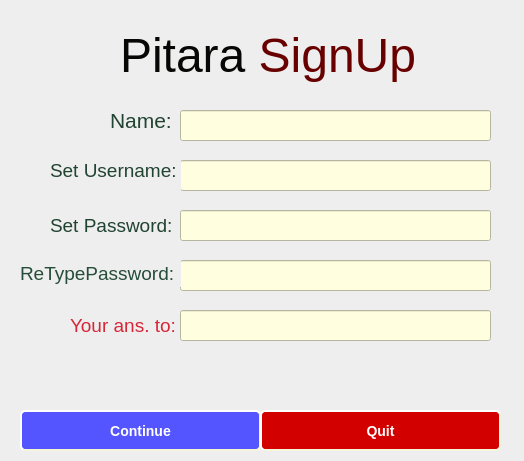
<?xml version="1.0" encoding="UTF-8"?>
<ui version="4.0">
 <class>SignUp</class>
 <widget class="QDialog" name="SignUp">
  <property name="geometry">
   <rect>
    <x>0</x>
    <y>0</y>
    <width>524</width>
    <height>461</height>
   </rect>
  </property>
  <property name="windowTitle">
   <string>Dialog</string>
  </property>
  <property name="styleSheet">
   <string notr="true">background-color: rgb(238, 238, 238)</string>
  </property>
  <widget class="QLabel" name="label">
   <property name="geometry">
    <rect>
     <x>120</x>
     <y>0</y>
     <width>431</width>
     <height>111</height>
    </rect>
   </property>
   <property name="text">
    <string>&lt;html&gt;&lt;head/&gt;&lt;body&gt;&lt;p&gt;&lt;span style=&quot; font-size:36pt; color:#070705;&quot;&gt;Pitara       &lt;/span&gt;&lt;span style=&quot; font-size:36pt; color:#680000;&quot;&gt;SignUp&lt;/span&gt;&lt;/p&gt;&lt;/body&gt;&lt;/html&gt;</string>
   </property>
  </widget>
  <widget class="QLabel" name="label_4">
   <property name="geometry">
    <rect>
     <x>110</x>
     <y>100</y>
     <width>131</width>
     <height>41</height>
    </rect>
   </property>
   <property name="text">
    <string>&lt;html&gt;&lt;head/&gt;&lt;body&gt;&lt;p&gt;&lt;span style=&quot; font-size:16pt; color:#224432;&quot;&gt;Name:&lt;/span&gt;&lt;/p&gt;&lt;/body&gt;&lt;/html&gt;</string>
   </property>
  </widget>
  <widget class="QLineEdit" name="username">
   <property name="geometry">
    <rect>
     <x>180</x>
     <y>160</y>
     <width>311</width>
     <height>31</height>
    </rect>
   </property>
   <property name="styleSheet">
    <string notr="true">background-color: rgb(255, 254, 222);</string>
   </property>
  </widget>
  <widget class="QLabel" name="label_5">
   <property name="geometry">
    <rect>
     <x>50</x>
     <y>150</y>
     <width>131</width>
     <height>41</height>
    </rect>
   </property>
   <property name="text">
    <string>&lt;html&gt;&lt;head/&gt;&lt;body&gt;&lt;p&gt;&lt;span style=&quot; font-size:14pt; color:#214331;&quot;&gt;Set Username:&lt;/span&gt;&lt;/p&gt;&lt;/body&gt;&lt;/html&gt;</string>
   </property>
  </widget>
  <widget class="QLineEdit" name="repassword">
   <property name="geometry">
    <rect>
     <x>180</x>
     <y>260</y>
     <width>311</width>
     <height>31</height>
    </rect>
   </property>
   <property name="styleSheet">
    <string notr="true">background-color: rgb(255, 254, 222);</string>
   </property>
  </widget>
  <widget class="QLabel" name="label_6">
   <property name="geometry">
    <rect>
     <x>50</x>
     <y>210</y>
     <width>131</width>
     <height>31</height>
    </rect>
   </property>
   <property name="text">
    <string>&lt;html&gt;&lt;head/&gt;&lt;body&gt;&lt;p&gt;&lt;span style=&quot; font-size:14pt; color:#204230;&quot;&gt;Set Password:&lt;/span&gt;&lt;/p&gt;&lt;/body&gt;&lt;/html&gt;</string>
   </property>
  </widget>
  <widget class="QLineEdit" name="name">
   <property name="geometry">
    <rect>
     <x>180</x>
     <y>110</y>
     <width>311</width>
     <height>31</height>
    </rect>
   </property>
   <property name="styleSheet">
    <string notr="true">background-color: rgb(255, 254, 222);</string>
   </property>
  </widget>
  <widget class="QLabel" name="label_7">
   <property name="geometry">
    <rect>
     <x>20</x>
     <y>260</y>
     <width>161</width>
     <height>27</height>
    </rect>
   </property>
   <property name="text">
    <string>&lt;html&gt;&lt;head/&gt;&lt;body&gt;&lt;p&gt;&lt;span style=&quot; font-size:14pt; color:#264d39;&quot;&gt;ReTypePassword:&lt;/span&gt;&lt;/p&gt;&lt;/body&gt;&lt;/html&gt;</string>
   </property>
  </widget>
  <widget class="QLineEdit" name="password">
   <property name="geometry">
    <rect>
     <x>180</x>
     <y>210</y>
     <width>311</width>
     <height>31</height>
    </rect>
   </property>
   <property name="styleSheet">
    <string notr="true">background-color: rgb(255, 254, 222);</string>
   </property>
  </widget>
  <widget class="QPushButton" name="pushButton">
   <property name="geometry">
    <rect>
     <x>20</x>
     <y>410</y>
     <width>241</width>
     <height>41</height>
    </rect>
   </property>
   <property name="styleSheet">
    <string notr="true">color: white;font: bold 14px;
background-color: rgb(85, 85, 255);

     border-style: outset;
     border-width: 2px;
     border-radius: 5px;
     border-color: beige;</string>
   </property>
   <property name="text">
    <string>Continue</string>
   </property>
  </widget>
  <widget class="QPushButton" name="pushButton_2">
   <property name="geometry">
    <rect>
     <x>260</x>
     <y>410</y>
     <width>241</width>
     <height>41</height>
    </rect>
   </property>
   <property name="styleSheet">
    <string notr="true">color: white;font: bold 14px;
background-color: rgb(211, 0, 0);

     border-style: outset;
     border-width: 2px;
     border-radius: 5px;
     border-color: beige;</string>
   </property>
   <property name="text">
    <string>Quit</string>
   </property>
  </widget>
  <widget class="QLabel" name="label_8">
   <property name="geometry">
    <rect>
     <x>70</x>
     <y>310</y>
     <width>181</width>
     <height>31</height>
    </rect>
   </property>
   <property name="text">
    <string>&lt;html&gt;&lt;head/&gt;&lt;body&gt;&lt;p&gt;&lt;span style=&quot; font-size:14pt; color:#d62638;&quot;&gt;Your ans. to:&lt;/span&gt;&lt;/p&gt;&lt;/body&gt;&lt;/html&gt;</string>
   </property>
  </widget>
  <widget class="QLineEdit" name="secQAns">
   <property name="geometry">
    <rect>
     <x>180</x>
     <y>310</y>
     <width>311</width>
     <height>31</height>
    </rect>
   </property>
   <property name="styleSheet">
    <string notr="true">background-color: rgb(255, 254, 222);</string>
   </property>
  </widget>
 </widget>
 <tabstops>
  <tabstop>username</tabstop>
  <tabstop>name</tabstop>
  <tabstop>password</tabstop>
  <tabstop>repassword</tabstop>
  <tabstop>pushButton</tabstop>
 </tabstops>
 <resources/>
 <connections/>
</ui>
